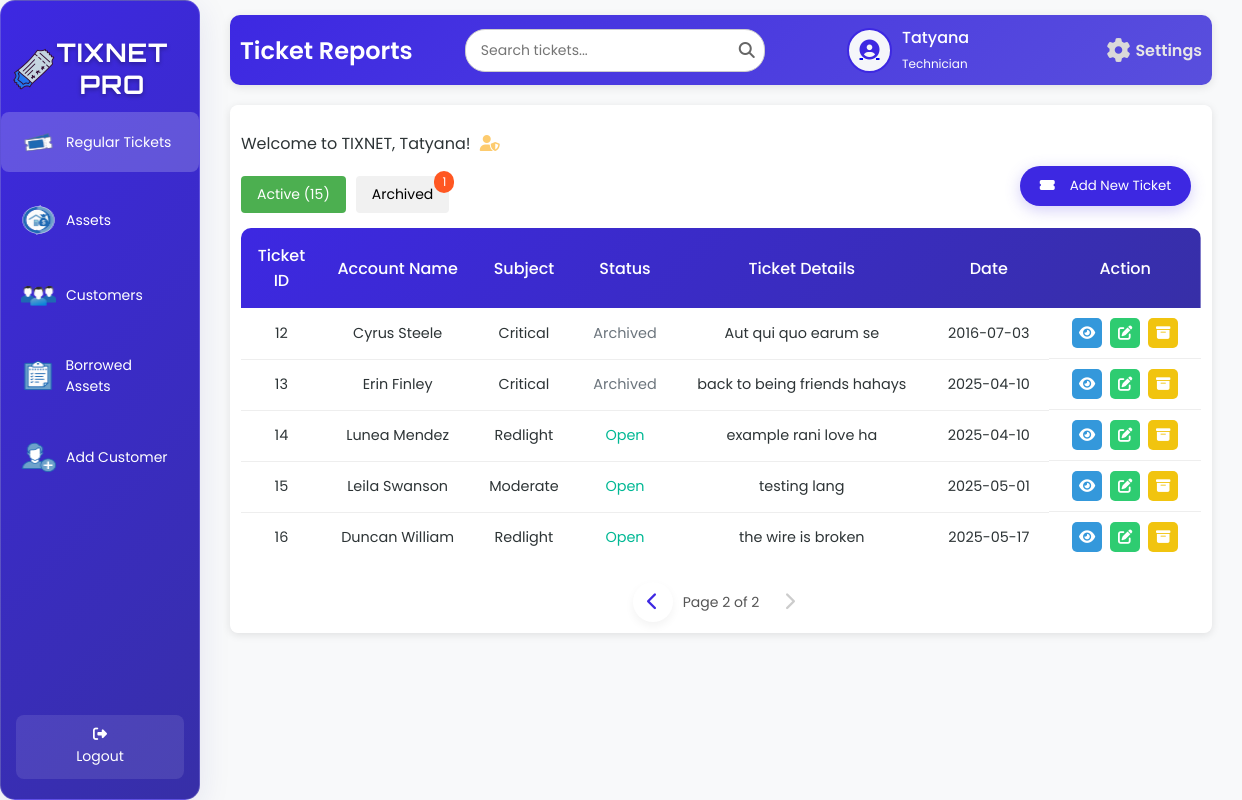
/staffD.php?tab=active&page_active=2&page_archived=1 (signed in), run on an earlier commit of the app's database.
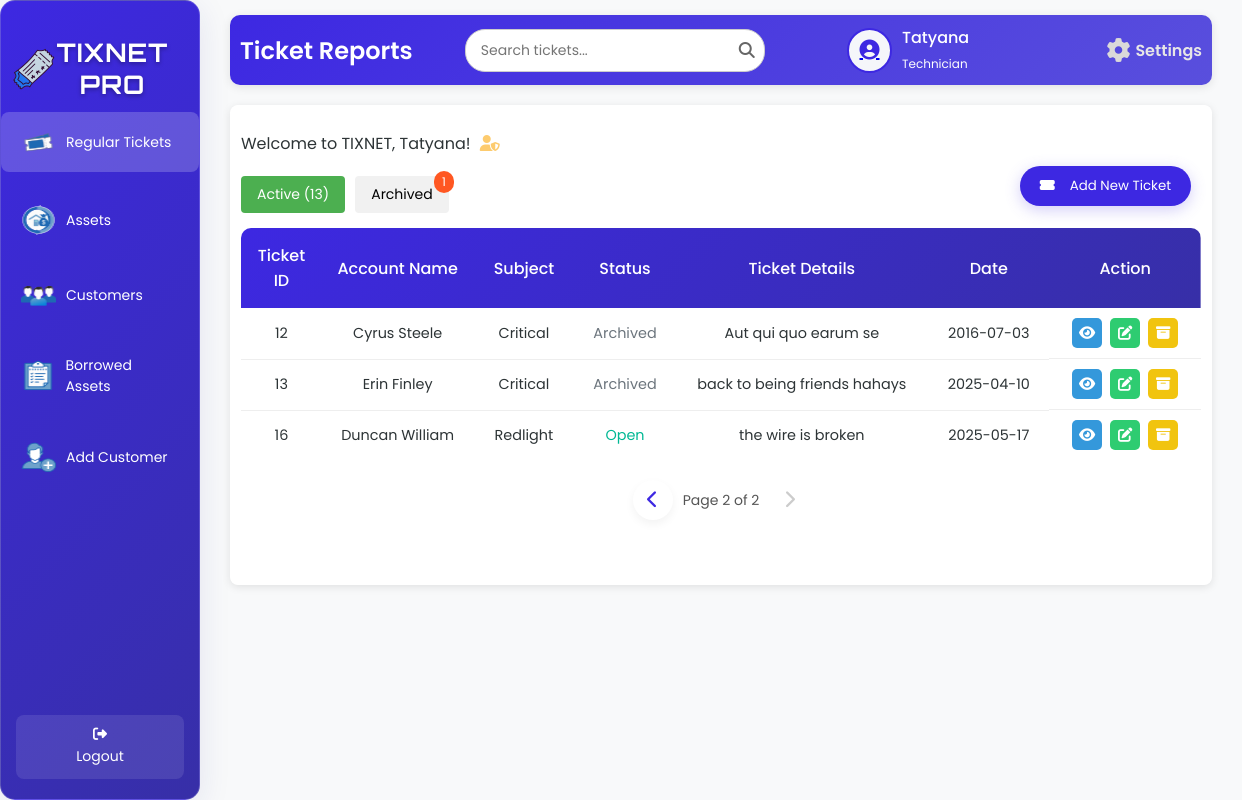
And on a later commit of the database.
### tables this page shows
CREATE TABLE `tbl_ticket` (
  `t_id` int(50) NOT NULL,
  `t_aname` varchar(200) NOT NULL,
  `t_subject` varchar(200) NOT NULL,
  `t_status` varchar(200) NOT NULL,
  `t_date` date NOT NULL,
  `t_details` varchar(200) NOT NULL
);

### staffD.php (the view, shortened to what the changed rows need)
<?php
include 'db.php';
$userType = '';
$sqlUser = "SELECT u_fname, u_lname, u_type FROM tbl_user WHERE u_username = ?";
$stmt = $conn->prepare($sqlUser);
$stmt->bind_param("s", $_SESSION['username']);
$stmt->execute();
$resultUser = $stmt->get_result();
if ($resultUser->num_rows > 0) {
    $row = $resultUser->fetch_assoc();
    $userType = strtolower($row['u_type']) ?: 'staff';
} else {
    error_log("User not found for username: {$_SESSION['username']}");
    $_SESSION['error'] = "User not found.";
    header("Location: index.php");
    exit();
}
$limit = 10;
$pageActive = isset($_GET['page_active']) ? max(1, (int)$_GET['page_active']) : 1;
$offsetActive = ($pageActive - 1) * $limit;
$totalActiveQuery = "SELECT COUNT(*) AS total FROM tbl_ticket WHERE t_details NOT LIKE 'ARCHIVED:%'";
$totalActiveResult = $conn->query($totalActiveQuery);
$totalActiveRow = $totalActiveResult->fetch_assoc();
$totalActive = $totalActiveRow['total'];
$totalArchivedQuery = "SELECT COUNT(*) AS total FROM tbl_ticket WHERE t_details  LIKE 'ARCHIVED:%'";
$totalArchivedResult = $conn->query($totalArchivedQuery);
$totalArchivedRow = $totalArchivedResult->fetch_assoc();
$totalArchived = $totalArchivedRow['total'];
$sqlActive = "SELECT t_id, t_aname, t_subject, t_status, t_details, t_date
              FROM tbl_ticket WHERE t_details NOT LIKE 'ARCHIVED:%' LIMIT ?, ?";
$stmtActive = $conn->prepare($sqlActive);
$stmtActive->bind_param("ii", $offsetActive, $limit);
$stmtActive->execute();
$resultActive = $stmtActive->get_result();
?>
<!DOCTYPE html>
<html lang="en">
<head>
    <link rel="stylesheet" href="staffD.css">
    <link rel="stylesheet" href="https://cdnjs.cloudflare.com/ajax/libs/font-awesome/6.6.0/css/all.min.css">
</head>
<body>
<div class="wrapper">
    <div class="sidebar glass-container">
        <h2><img src="image/logo.png" alt="Tix Net Icon" class="sidebar-icon">TixNet Pro</h2>
    </div>
    <div class="container">
        <div class="upper">
            <h1>Ticket Reports</h1>
        </div>
        <div class="table-box glass-container">
            <div class="active-tickets <?php echo (isset($_GET['tab']) && $_GET['tab'] === 'active') || !isset($_GET['tab']) ? 'active' : ''; ?>">
                <div class="tab-buttons">
                    <button class="tab-btn" onclick="showTab('active')">Active (<?php echo $totalActive; ?>)</button>
                    <button class="tab-btn" onclick="showTab('archived')">
                        Archived
                        <?php if ($totalArchived > 0): ?>
                            <span class="tab-badge"><?php echo $totalArchived; ?></span>
                        <?php endif; ?>
                    </button>
                </div>
                <table id="active-tickets-table">
                    <thead>
                        <tr>
                            <th>Ticket ID</th>
                            <th>Account Name</th>
                            <th>Subject</th>
                            <th>Status</th>
                            <th>Ticket Details</th>
                            <th>Date</th>
                            <th>Action</th>
                        </tr>
                    </thead>
                    <tbody id="active-table-body">
                        <?php
                        if ($resultActive->num_rows > 0) {
                            while ($row = $resultActive->fetch_assoc()) {
                                $statusClass = 'status-' . strtolower($row['t_status']);
                                $isClickable = ($userType === 'technician' && strtolower($row['t_status']) === 'open');
                                $clickableAttr = $isClickable ? " status-clickable' onclick=\"showCloseModal('{$row['t_id']}', '" . htmlspecialchars($row['t_aname'], ENT_QUOTES, 'UTF-8') . "', '{$row['t_status']}')\"" : "'";
                                echo "<tr>
                                        <td>{$row['t_id']}</td>
                                        <td>" . htmlspecialchars($row['t_aname'], ENT_QUOTES, 'UTF-8') . "</td>
                                        <td>" . htmlspecialchars($row['t_subject'], ENT_QUOTES, 'UTF-8') . "</td>
                                        <td class='$statusClass$clickableAttr>" . ucfirst(strtolower($row['t_status'])) . "</td>
                                        <td>" . htmlspecialchars(preg_replace('/^ARCHIVED:/', '', $row['t_details']), ENT_QUOTES, 'UTF-8') . "</td>
                                        <td>" . htmlspecialchars($row['t_date'], ENT_QUOTES, 'UTF-8') . "</td>
                                        <td class='action-buttons'>";
                                if ($userType !== 'technician') {
                                    echo "<a class='view-btn' href='#' title='View'><i class='fas fa-eye'></i></a>
                                          <a class='edit-btn' onclick=\"showEditTicketModal('{$row['t_id']}', '" . htmlspecialchars($row['t_aname'], ENT_QUOTES, 'UTF-8') . "', '" . htmlspecialchars($row['t_subject'], ENT_QUOTES, 'UTF-8') . "', '{$row['t_status']}', '" . htmlspecialchars($row['t_details'], ENT_QUOTES, 'UTF-8') . "', '{$row['t_date']}')\" title='Edit'><i class='fas fa-edit'></i></a>
                                          <a class='archive-btn' onclick=\"showArchiveModal('{$row['t_id']}', '" . htmlspecialchars($row['t_aname'], ENT_QUOTES, 'UTF-8') . "')\" title='Archive'><i class='fas fa-archive'></i></a>";
                                } else {
                                    echo "<a class='view-btn' href='#' title='View'><i class='fas fa-eye'></i></a>
                                          <a class='edit-btn disabled' onclick='showRestrictedMessage()' title='Edit'><i class='fas fa-edit'></i></a>
                                          <a class='archive-btn disabled' onclick='showRestrictedMessage()' title='Archive'><i class='fas fa-archive'></i></a>";
                                }
                                echo "</td>
                                      </tr>";
                            }
                        } else {
                            echo "<tr><td colspan='7' style='text-align: center;'>No active tickets found.</td></tr>";
                        }
                        ?>
                    </tbody>
                </table>
            </div>
        </div>
    </div>
</div>
</body>
</html>

What changed in the data, as far as the page shows it:
removed tbl_ticket: t_id "14", t_aname "Lunea Mendez", t_subject "Redlight", t_status "Open", t_details "example rani love ha", t_date "2025-04-10"
removed tbl_ticket: t_id "15", t_aname "Leila Swanson", t_subject "Moderate", t_status "Open", t_details "testing lang", t_date "2025-05-01"
Also different on the page:
$totalActive: "15" → "13"
